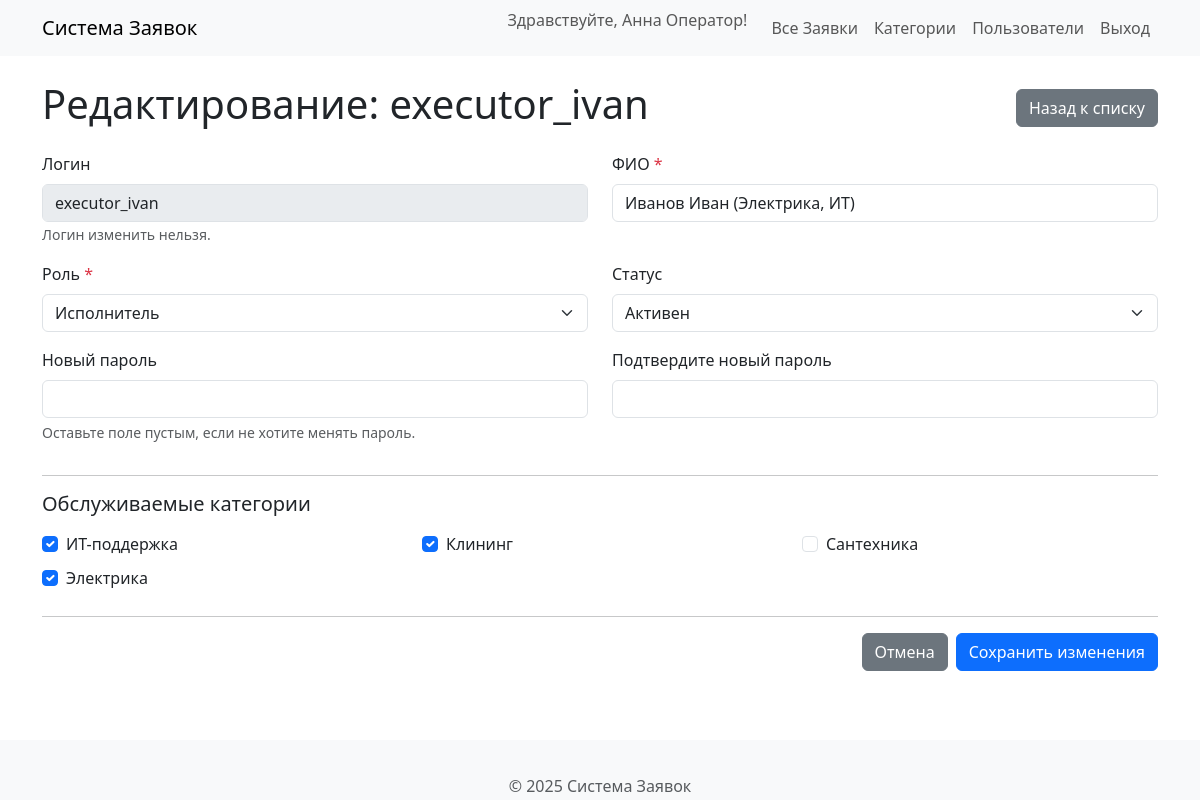
Screenshot of /operator_edit_user.php?id=1 (signed in) with the database file from the repository.
### tables this page shows
CREATE TABLE `users` (
  `id` int NOT NULL,
  `username` varchar(50) NOT NULL COMMENT 'Логин пользователя',
  `password_hash` varchar(255) NOT NULL COMMENT 'Хеш пароля (используйте password_hash)',
  `full_name` varchar(100) NOT NULL COMMENT 'ФИО пользователя',
  `role` enum('executor','operator','admin') NOT NULL COMMENT 'Роль пользователя',
  `organization_id` int DEFAULT NULL COMMENT 'ID организации (для будущей мульти-тенантности)',
  `is_active` tinyint(1) DEFAULT '1' COMMENT '1 - активен, 0 - неактивен',
  `created_at` timestamp NULL DEFAULT CURRENT_TIMESTAMP,
  `updated_at` timestamp NULL DEFAULT CURRENT_TIMESTAMP ON UPDATE CURRENT_TIMESTAMP
);

CREATE TABLE `categories` (
  `id` int NOT NULL,
  `name` varchar(100) NOT NULL COMMENT 'Название категории',
  `is_active` tinyint(1) DEFAULT '1' COMMENT '1 - активна, 0 - не активна'
);

### operator_edit_user.php (the view, shortened to what this page needs)
<?php
require_once __DIR__ . '/includes/db_connect.php';
$user_id_to_edit = isset($_GET['id']) ? (int)$_GET['id'] : 0;
$user_data = null;
$db_error = null;
$sql_get_user = "SELECT id, username, full_name, role, is_active FROM users WHERE id = ?";
$stmt_get = mysqli_prepare($db, $sql_get_user);
if ($stmt_get) {
    mysqli_stmt_bind_param($stmt_get, "i", $user_id_to_edit);
    if (mysqli_stmt_execute($stmt_get)) {
        $result_get = mysqli_stmt_get_result($stmt_get);
        $user_data = mysqli_fetch_assoc($result_get);
    } else { $db_error = "Ошибка получения данных пользователя: " . mysqli_stmt_error($stmt_get); error_log("MySQLi execute error (get user for edit): " . mysqli_stmt_error($stmt_get)); }
} else { $db_error = "Ошибка подготовки запроса: " . mysqli_error($db); error_log("MySQLi prepare error (get user for edit): " . mysqli_error($db)); }
$available_roles = ['executor' => 'Исполнитель', 'operator' => 'Оператор'];
$all_categories = [];
$assigned_category_ids = [];
if ($user_data) {
    $sql_cats = "SELECT id, name FROM categories WHERE is_active = 1 ORDER BY name";
    $result_cats = mysqli_query($db, $sql_cats);
    if ($result_cats) {
        while ($row = mysqli_fetch_assoc($result_cats)) {
            $all_categories[] = $row;
        }
    } else { $db_error = ($db_error ? $db_error.'; ' : '')."Ошибка загрузки категорий: ".mysqli_error($db); error_log("MySQLi query error (get all active cats): ".mysqli_error($db)); }
    if ($user_data['role'] === 'executor') {
        $sql_assigned = "SELECT category_id FROM executor_categories WHERE user_id = ?";
        $stmt_assigned = mysqli_prepare($db, $sql_assigned);
        if ($stmt_assigned) {
            mysqli_stmt_bind_param($stmt_assigned, "i", $user_id_to_edit);
            if (mysqli_stmt_execute($stmt_assigned)) {
                $result_assigned = mysqli_stmt_get_result($stmt_assigned);
                while ($row = mysqli_fetch_assoc($result_assigned)) {
                    $assigned_category_ids[] = $row['category_id'];
                }
            } else { $db_error = ($db_error ? $db_error.'; ' : '')."Ошибка загрузки назначенных категорий: ".mysqli_stmt_error($stmt_assigned); error_log("MySQLi execute error (get assigned cats): ".mysqli_stmt_error($stmt_assigned)); }
        } else { $db_error = ($db_error ? $db_error.'; ' : '')."Ошибка подготовки запроса назначенных категорий: ".mysqli_error($db); error_log("MySQLi prepare error (get assigned cats): ".mysqli_error($db)); }
    }
}
$page_title = $user_data ? "Редактирование: " . htmlspecialchars($user_data['username']) : "Ошибка";
require_once __DIR__ . '/includes/header.php';
?>
<div class="d-flex justify-content-between align-items-center mb-3">
     <h1><?php echo $page_title; ?></h1>
     <a href="operator_users.php" class="btn btn-secondary">Назад к списку</a>
</div>
<?php if ($db_error): ?>
    <div class="alert alert-danger"><?php echo htmlspecialchars($db_error); ?></div>
<?php elseif ($user_data): ?>
    <form method="POST" action="operator_user_actions.php">
        <div class="row">
            <div class="col-md-6 mb-3">
                <label for="edit_username" class="form-label">Логин</label>
                <input type="text" class="form-control" id="edit_username" value="<?php echo htmlspecialchars($user_data['username']); ?>" readonly disabled>
                <small class="text-muted">Логин изменить нельзя.</small>
            </div>
            <div class="col-md-6 mb-3">
                 <label for="edit_full_name" class="form-label">ФИО <span class="text-danger">*</span></label>
                <input type="text" class="form-control" id="edit_full_name" name="full_name" value="<?php echo htmlspecialchars($user_data['full_name']); ?>" required maxlength="100">
            </div>
        </div>
        <div class="row">
             <div class="col-md-6 mb-3">
                 <label for="edit_role" class="form-label">Роль <span class="text-danger">*</span></label>
                 <select name="role" id="edit_role" class="form-select" required>
                      <?php foreach ($available_roles as $role_key => $role_name): ?>
                         <option value="<?php echo $role_key; ?>" <?php echo ($user_data['role'] === $role_key) ? 'selected' : ''; ?>>
                             <?php echo $role_name; ?>
                         </option>
                      <?php endforeach; ?>
                 </select>
             </div>
             <div class="col-md-6 mb-3">
                 <label for="edit_is_active" class="form-label">Статус</label>
                 <select name="is_active" id="edit_is_active" class="form-select" <?php if ($user_data['id'] === $_SESSION['user_id']) echo 'disabled';  ?> >
                    <option value="1" <?php echo ($user_data['is_active'] == 1) ? 'selected' : ''; ?>>Активен</option>
                 </select>
             </div>
        </div>
        <div class="row">
             <div class="col-md-6 mb-3">
                 <label for="edit_password" class="form-label">Новый пароль</label>
                 <input type="password" class="form-control" id="edit_password" name="password" aria-describedby="passwordHelp">
                 <div id="passwordHelp" class="form-text">Оставьте поле пустым, если не хотите менять пароль.</div>
             </div>
              <div class="col-md-6 mb-3">
                 <label for="edit_password_confirm" class="form-label">Подтвердите новый пароль</label>
                 <input type="password" class="form-control" id="edit_password_confirm" name="password_confirm">
             </div>
        </div>
        <?php if ($user_data['role'] === 'executor'): ?>
            <hr>
            <h5 class="mb-3">Обслуживаемые категории</h5>
            <?php if (empty($all_categories)): ?>
                <div class="alert alert-warning">Нет доступных активных категорий для назначения.</div>
            <?php else: ?>
                 <div class="row">
                    <?php foreach ($all_categories as $category): ?>
                        <div class="col-md-4 col-sm-6 mb-2"> <?php  ?>
                            <div class="form-check">
                                <input class="form-check-input"
                                       type="checkbox"
                                       value="<?php echo $category['id']; ?>"
                                       id="cat_<?php echo $category['id']; ?>"
                                       name="categories[]" <?php  ?>
                                       <?php echo in_array($category['id'], $assigned_category_ids) ? 'checked' : '';  ?>
                                       >
                                <label class="form-check-label" for="cat_<?php echo $category['id']; ?>">
                                    <?php echo htmlspecialchars($category['name']); ?>
                                </label>
                            </div>
                        </div>
                    <?php endforeach; ?>
                 </div>
            <?php endif; ?>
        <?php endif; ?>
         <hr>
         <div class="d-flex justify-content-end">
            <a href="operator_users.php" class="btn btn-secondary me-2">Отмена</a>
            <button type="submit" class="btn btn-primary">Сохранить изменения</button>
         </div>
    </form>
<?php endif; ?>
<?php
require_once __DIR__ . '/includes/footer.php';
?>

### includes/header.php (style rules this page uses)
body { padding-top: 56px; padding-bottom: 60px; }

### rows the page displays
users: username "Редактирование: executor_ivan", username "executor_ivan", full_name "Иванов Иван (Электрика, ИТ)", role "Исполнитель", is_active "Активен"
categories: id "☑", name "ИТ-поддержка"
categories: id "☑", name "Клининг"
categories: name "Сантехника"
categories: id "☑", name "Электрика"

### other values shown
SITE_NAME "Система Заявок"
$_SESSION['full_name'] "Анна Оператор"
